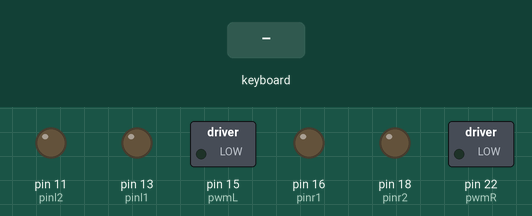
This program was run on a simulated Raspberry Pi (header pin numbers). Shown: switched loads named in the program (green lamp = pin HIGH), output pins drawn as LEDs (lit = HIGH). The inputs (shaded band) are chosen by the test bench.

Above: at 1.2 s.
1.3 s: key down typed on the keyboard
At 2.1 s:
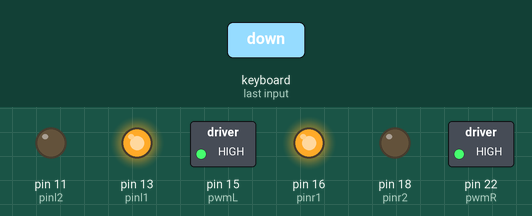
2.8 s: key right typed on the keyboard
At 3.2 s:
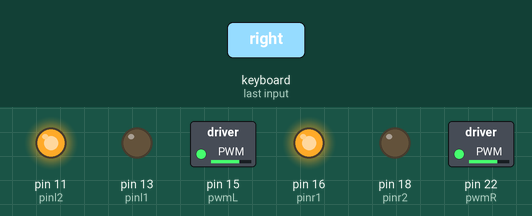
4.3 s: key left typed on the keyboard
At 5.5 s:
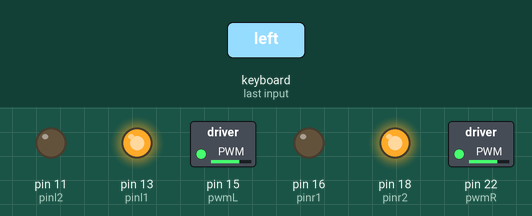
5.8 s: key up typed on the keyboard
At 6.7 s:
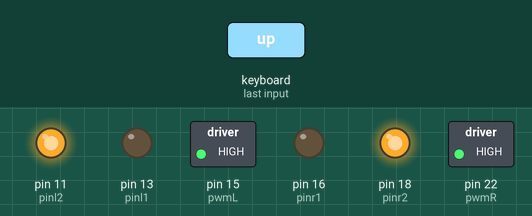
7.3 s: key down typed on the keyboard
At 7.8 s:
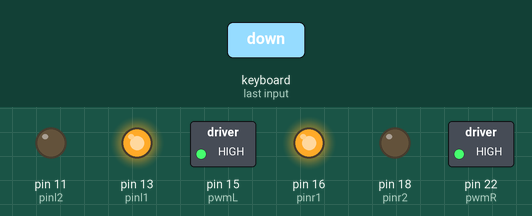
Timing chart, 0 to 9.8 s (numbered marks = the images above; inputs shaded):
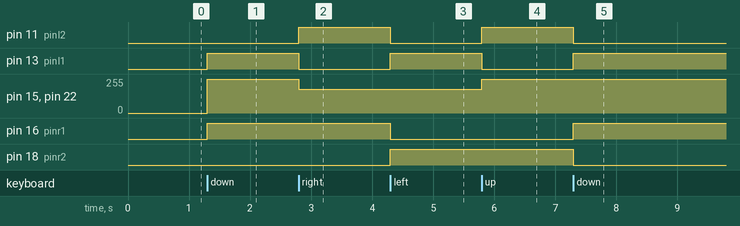

The program:

keyboard_teleop.py
```python
import time
import os
import curses
import RPi.GPIO as GPIO


def forward(speed = 100):
    # Right motor control
    pr.start(speed)
    GPIO.output(pinr1,GPIO.LOW)
    GPIO.output(pinr2,GPIO.HIGH)
    # Left motor control
    pl.start(speed)
    GPIO.output(pinl1,GPIO.LOW)
    GPIO.output(pinl2,GPIO.HIGH)

def backward(speed = 100):
    # Right motor control
    pr.start(speed)
    GPIO.output(pinr1,GPIO.HIGH)
    GPIO.output(pinr2,GPIO.LOW)
    # Left motor control
    pl.start(speed)
    GPIO.output(pinl1,GPIO.HIGH)
    GPIO.output(pinl2,GPIO.LOW)

def rotRight():
    # Right motor control
    pr.start(70)
    GPIO.output(pinr1,GPIO.HIGH)
    GPIO.output(pinr2,GPIO.LOW)
    # Left motor control
    pl.start(70)
    GPIO.output(pinl1,GPIO.LOW)
    GPIO.output(pinl2,GPIO.HIGH)

def rotLeft():
    # Right motor control
    pr.start(70)
    GPIO.output(pinr1,GPIO.LOW)
    GPIO.output(pinr2,GPIO.HIGH)
    # Left motor control
    pl.start(70)
    GPIO.output(pinl1,GPIO.HIGH)
    GPIO.output(pinl2,GPIO.LOW)

def sstop():
    # Right motor control
    pr.start(0)
    GPIO.output(pinr1,GPIO.LOW)
    GPIO.output(pinr2,GPIO.LOW)
    # Left motor control
    pl.start(0)
    GPIO.output(pinl1,GPIO.LOW)
    GPIO.output(pinl2,GPIO.LOW)

def main():
    screen=curses.initscr()
    curses.noecho()
    curses.cbreak()
    screen.keypad(True)
    try:
        while True:
            char= screen.getch()
            if char== ord('q'):
                exit(0)
            if char== ord('S'):
                os.system("sudo shutdown now")
            elif char== curses.KEY_DOWN:
                backward()
            elif char== curses.KEY_RIGHT:
                rotRight()
            elif char== curses.KEY_LEFT:
                rotLeft()
            elif char== curses.KEY_UP:
                forward()
            elif char== 10:
                sstop()

    finally:
        curses.nocbreak(); screen.keypad(0); curses.echo()
        curses.endwin()
        GPIO.cleanup()


if __name__ == "__main__":
    # Setting pins board mode
    GPIO.setmode(GPIO.BOARD)  # or GPIO.setmode(GPIO.BCM)

    # Disable warnings
    GPIO.setwarnings(False)

    # Setup channels
    pwmL = 15
    pinl1 = 13
    pinl2 = 11

    pwmR = 22
    pinr1 = 16
    pinr2 = 18

    GPIO.setup(pwmL, GPIO.OUT, initial=GPIO.LOW)
    GPIO.setup(pinl1, GPIO.OUT, initial=GPIO.LOW)
    GPIO.setup(pinl2, GPIO.OUT, initial=GPIO.LOW)

    GPIO.setup(pwmR, GPIO.OUT, initial=GPIO.LOW)
    GPIO.setup(pinr1, GPIO.OUT, initial=GPIO.LOW)
    GPIO.setup(pinr2, GPIO.OUT, initial=GPIO.LOW)

    pr = GPIO.PWM(pwmR, 50) # frequency=50Hz
    pl = GPIO.PWM(pwmL, 50) # frequency=50Hz
    main()
```

Measured:
- after the input at 1.3 s, pin 13 (pinl1), pin 16 (pinr1): LOW → HIGH at once; pin 15 (pwmL), pin 22 (pwmR): 0/255 → 255/255 at once
- after the input at 2.8 s, pin 11 (pinl2): LOW → HIGH at once; pin 13 (pinl1): HIGH → LOW at once; pin 15 (pwmL), pin 22 (pwmR): 255/255 → 179/255 at once
- after the input at 4.3 s, pin 11 (pinl2), pin 16 (pinr1): HIGH → LOW at once; pin 13 (pinl1), pin 18 (pinr2): LOW → HIGH at once
- after the input at 5.8 s, pin 11 (pinl2): LOW → HIGH at once; pin 13 (pinl1): HIGH → LOW at once; pin 15 (pwmL), pin 22 (pwmR): 179/255 → 255/255 at once
- after the input at 7.3 s, pin 11 (pinl2), pin 18 (pinr2): HIGH → LOW at once; pin 13 (pinl1), pin 16 (pinr1): LOW → HIGH at once
